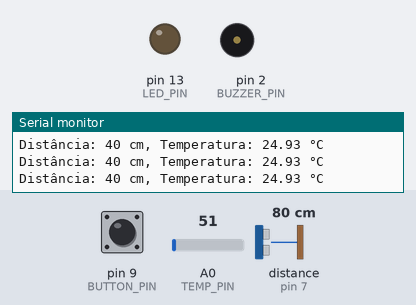
This sketch was run on a simulated Arduino Uno, built with avr-gcc and run on an emulated ATmega328P. Shown: output pins drawn as LEDs (lit = HIGH), buzzer (waves = sounding, pin HIGH), the last lines printed to the serial monitor. Wiring (inferred from the names in the program): ultrasonic range finder: trigger pin 5; echo pin 7. Dashed ring = blinking. The inputs (shaded band) are chosen by the test bench; at power-on: distance to the obstacle (sensor on pin 7) 80 cm, A0 (TEMP_PIN) = 51, pin 9 (BUTTON_PIN) HIGH. The echo pulse lasts 58.3 µs per cm; pins used as bus, display or sensor lines are not drawn.

Above: at 1.2 s.
1.3 s: distance to the obstacle (sensor on pin 7) set to 46 cm
4.3 s: distance to the obstacle (sensor on pin 7) set to 39 cm
At 5.2 s:
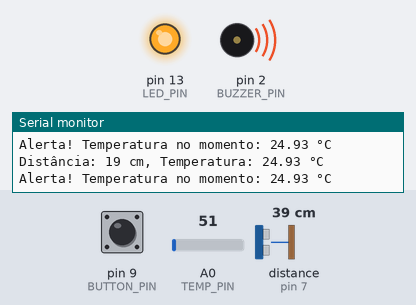
5.9 s: A0 (TEMP_PIN) set to 23
8.9 s: A0 (TEMP_PIN) set to 19
11.9 s: pin 9 (BUTTON_PIN) pulled LOW for 0.15 s
At 12.5 s:
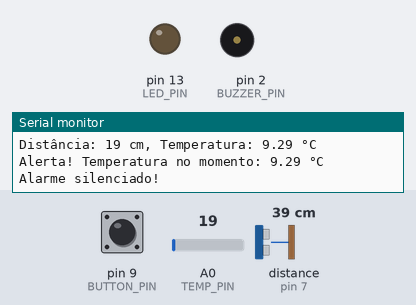
14.1 s: pin 9 (BUTTON_PIN) pulled LOW for 1 s
At 15.9 s:
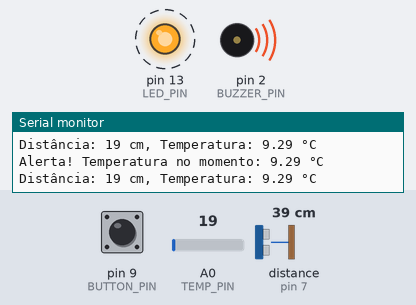
Timing chart, 0 to 17.4 s (numbered marks = the images above; inputs shaded):
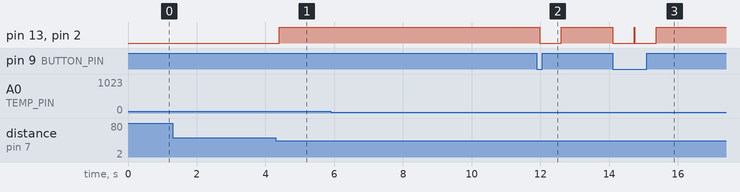

The sketch:

amazing_sango_maimu1__2_.ino
```cpp
#define BUZZER_PIN 2      // Pino do buzzer
#define LED_PIN 13        // Pino do LED
#define TRIG_PIN 5        // Pino do trigger do ultrassônico
#define ECHO_PIN 7        // Pino do echo do ultrassônico
#define BUTTON_PIN 9      // Pino do botão
#define TEMP_PIN A0       // Pino do LM35

bool alarmActive = false; // Estado do alarme

void setup() {
  Serial.begin(9600);
  pinMode(BUZZER_PIN, OUTPUT);
  pinMode(LED_PIN, OUTPUT);
  pinMode(TRIG_PIN, OUTPUT);
  pinMode(ECHO_PIN, INPUT);
  pinMode(BUTTON_PIN, INPUT_PULLUP); // Ativa pull-up interno

  digitalWrite(BUZZER_PIN, LOW);
  digitalWrite(LED_PIN, LOW);
}

long readUltrasonicDistance() {
  digitalWrite(TRIG_PIN, LOW);
  delayMicroseconds(2);
  digitalWrite(TRIG_PIN, HIGH);
  delayMicroseconds(10);
  digitalWrite(TRIG_PIN, LOW);

  return pulseIn(ECHO_PIN, HIGH) * 0.01723 / 2; // em cm
}

float readTemperature() {
  int sensorValue = analogRead(TEMP_PIN);
  float voltage = sensorValue * (5.0 / 1023.0);
  return voltage * 100; // Conversão para °C
}

void loop() {
  long distance = readUltrasonicDistance();
  float temperature = readTemperature(); // Temperatura em °C

  Serial.print("Distância: ");
  Serial.print(distance);
  Serial.print(" cm, Temperatura: ");
  Serial.print(temperature);
  Serial.println(" °C");

  // Ativa o alarme quando a distância é menor ou igual a 20 cm
  if (distance <= 20) {
    digitalWrite(BUZZER_PIN, HIGH); // Ativa buzzer
    digitalWrite(LED_PIN, HIGH); // Acende LED
    Serial.print("Alerta! Temperatura no momento: ");
    Serial.print(temperature);
    Serial.println(" °C");
  } else {
    digitalWrite(BUZZER_PIN, LOW); // Desativa buzzer
    digitalWrite(LED_PIN, LOW); // Desliga LED
  }

  // Se o botão for pressionado, desativa o alarme
  if (digitalRead(BUTTON_PIN) == LOW) {
    digitalWrite(BUZZER_PIN, LOW); // Desativa buzzer
    digitalWrite(LED_PIN, LOW); // Desliga LED
    Serial.println("Alarme silenciado!");
    delay(500); // Debounce delay
  }

  delay(100); // Delay para evitar leituras rápidas demais
}
```

Measured:
- the behaviour switches between 43 and 42 cm on distance to the obstacle (sensor on pin 7) (found by bisection; images 0 and 1)
- after the input at 4.3 s, pin 13 (LED_PIN), pin 2 (BUZZER_PIN): LOW → HIGH after 0.10 s
- after the input at 11.9 s, pin 13 (LED_PIN), pin 2 (BUZZER_PIN): HIGH → LOW after 0.08 s, → HIGH 0.62 s later
- after the input at 14.1 s, pin 13 (LED_PIN), pin 2 (BUZZER_PIN): alternates HIGH for 0.02 s and LOW for 0.62 s, 4 changes in all, then stays HIGH, starting at once
